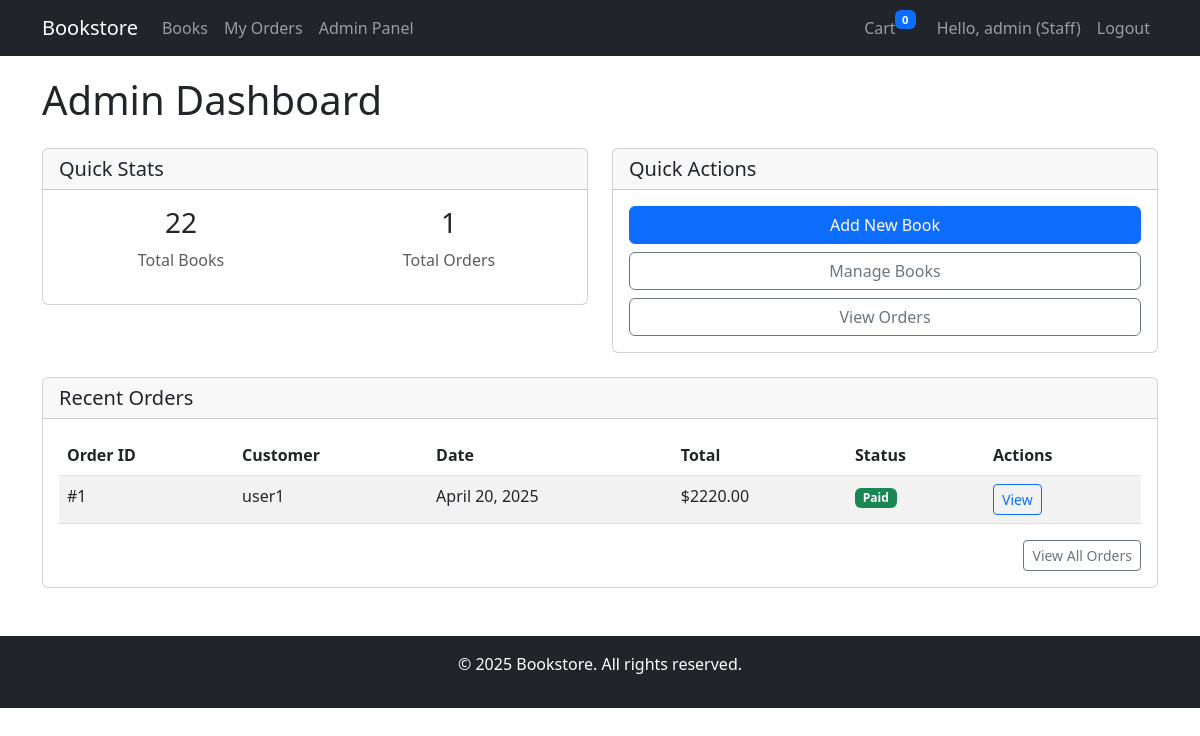
Screenshot of /admin_panel/ (signed in) with the database file from the repository.
### orders/models.py (models this page shows, shortened)
class Order(models.Model):
    STATUS_CHOICES = (
        ('pending', 'Pending'),
        ('paid', 'Paid'),
        ('shipped', 'Shipped'),
        ('delivered', 'Delivered'),
        ('cancelled', 'Cancelled'),
    )
    user = models.ForeignKey(User, on_delete=models.CASCADE, related_name='orders')
    total_price = models.DecimalField(max_digits=10, decimal_places=2)
    status = models.CharField(max_length=20, choices=STATUS_CHOICES, default='pending')
    created_at = models.DateTimeField(auto_now_add=True)
    updated_at = models.DateTimeField(auto_now=True)

### admin_panel/views.py (the view)
# urls.py: path('', views.AdminDashboardView.as_view(), name='dashboard'),
class AdminDashboardView(AdminRequiredMixin, View):
    template_name = 'admin_panel/dashboard.html'
    def get(self, request):
        total_books = Book.objects.count()
        total_orders = Order.objects.count()
        recent_orders = Order.objects.order_by('-created_at')[:5]
        return render(request, self.template_name, {
            'total_books': total_books,
            'total_orders': total_orders,
            'recent_orders': recent_orders
        })

### admin_panel/views.py (called while the page is built)
    def test_func(self):
        return self.request.user.is_authenticated and self.request.user.is_staff

### cart/context_processors.py (called while the page is built)
def cart_processor(request):
    cart = request.session.get('cart', {})
    cart_count = sum(item['quantity'] for item in cart.values())
    return {
        'cart_count': cart_count
    }

### templates/admin_panel/dashboard.html (shortened to what this page needs)
{% extends 'base/base.html' %}
{% block content %}
<h1 class="mb-4">Admin Dashboard</h1>
<div class="row">
    <div class="col-md-6 mb-4">
        <div class="card">
            <div class="card-header">
                <h5 class="mb-0">Quick Stats</h5>
            </div>
            <div class="card-body">
                <div class="row">
                    <div class="col-6">
                        <div class="text-center">
                            <h3>{{ total_books }}</h3>
                            <p class="text-muted">Total Books</p>
                        </div>
                    </div>
                    <div class="col-6">
                        <div class="text-center">
                            <h3>{{ total_orders }}</h3>
                            <p class="text-muted">Total Orders</p>
                        </div>
                    </div>
                </div>
            </div>
        </div>
    </div>
    <div class="col-md-6 mb-4">
        <div class="card">
            <div class="card-header">
                <h5 class="mb-0">Quick Actions</h5>
            </div>
            <div class="card-body">
                <div class="d-grid gap-2">
                    <a href="{% url 'admin_panel:book_create' %}" class="btn btn-primary">Add New Book</a>
                    <a href="{% url 'admin_panel:book_list' %}" class="btn btn-outline-secondary">Manage Books</a>
                    <a href="{% url 'admin_panel:order_list' %}" class="btn btn-outline-secondary">View Orders</a>
                </div>
            </div>
        </div>
    </div>
</div>
<div class="card">
    <div class="card-header">
        <h5 class="mb-0">Recent Orders</h5>
    </div>
    <div class="card-body">
        {% if recent_orders %}
            <div class="table-responsive">
                <table class="table table-striped">
                    <thead>
                        <tr>
                            <th>Order ID</th>
                            <th>Customer</th>
                            <th>Date</th>
                            <th>Total</th>
                            <th>Status</th>
                            <th>Actions</th>
                        </tr>
                    </thead>
                    <tbody>
                        {% for order in recent_orders %}
                        <tr>
                            <td>#{{ order.id }}</td>
                            <td>{{ order.user.username }}</td>
                            <td>{{ order.created_at|date:"F j, Y" }}</td>
                            <td>${{ order.total_price }}</td>
                            <td><span class="badge bg-{% if order.status == 'paid' %}success{% elif order.status == 'pending' %}warning{% elif order.status == 'cancelled' %}danger{% else %}info{% endif %}">{{ order.status|title }}</span></td>
                            <td>
                                <a href="{% url 'admin_panel:order_detail' order.id %}" class="btn btn-sm btn-outline-primary">View</a>
                            </td>
                        </tr>
                        {% endfor %}
                    </tbody>
                </table>
            </div>
            <div class="text-end">
                <a href="{% url 'admin_panel:order_list' %}" class="btn btn-sm btn-outline-secondary">View All Orders</a>
            </div>
        {% else %}
            <div class="alert alert-info">No recent orders.</div>
        {% endif %}
    </div>
</div>
{% endblock %}

### templates/base/base.html (shortened to what this page needs)
<!DOCTYPE html>
<html lang="en">
<head>
    <link href="https://cdn.jsdelivr.net/npm/bootstrap@5.3.0-alpha1/dist/css/bootstrap.min.css" rel="stylesheet">
</head>
<body>
    <nav class="navbar navbar-expand-lg navbar-dark bg-dark">
        <div class="container">
            <a class="navbar-brand" href="{% url 'books:book_list' %}">Bookstore</a>
            <div class="collapse navbar-collapse" id="navbarNav">
                <ul class="navbar-nav me-auto">
                    <li class="nav-item">
                        <a class="nav-link" href="{% url 'books:book_list' %}">Books</a>
                    </li>
                    {% if user.is_authenticated %}
                        <li class="nav-item">
                            <a class="nav-link" href="{% url 'orders:order_history' %}">My Orders</a>
                        </li>
                        {% if user.is_staff %}
                            <li class="nav-item">
                                <a class="nav-link" href="{% url 'admin_panel:dashboard' %}">Admin Panel</a>
                            </li>
                        {% endif %}
                    {% endif %}
                </ul>
                <ul class="navbar-nav">
                    {% if user.is_authenticated %}
                        <li class="nav-item">
                            <a class="nav-link" href="{% url 'cart:view_cart' %}">
                                Cart <span class="badge bg-primary cart-badge">{{ cart_count }}</span>
                            </a>
                        </li>
                        <li class="nav-item">
                            <span class="nav-link">Hello, {{ user.username }}{% if user.is_staff %} (Staff){% endif %}</span>
                        </li>
                        <li class="nav-item">
                            <a class="nav-link" href="{% url 'accounts:logout' %}">Logout</a>
                        </li>
                    {% endif %}
                </ul>
            </div>
        </div>
    </nav>
    <div class="container">
        {% block content %}{% endblock %}
    </div>
    <footer class="bg-dark text-white mt-5 py-3">
        <div class="container text-center">
            <p>&copy; {% now "Y" %} Bookstore. All rights reserved.</p>
        </div>
    </footer>
</body>
</html>

### templates/base/base.html (style rules this page uses)
.navbar { margin-bottom: 20px; }
.cart-badge { position: relative; top: -10px; right: 5px; font-size: 0.7em; }

### rows the page displays
Order: id "1", user.username "user1", created_at "April 20, 2025", total_price "2220.00", status "Paid"

### other values shown
{{ cart_count }} "0"
{{ user.username }} "admin"
{{ total_books }} "22"
{{ total_orders }} "1"
